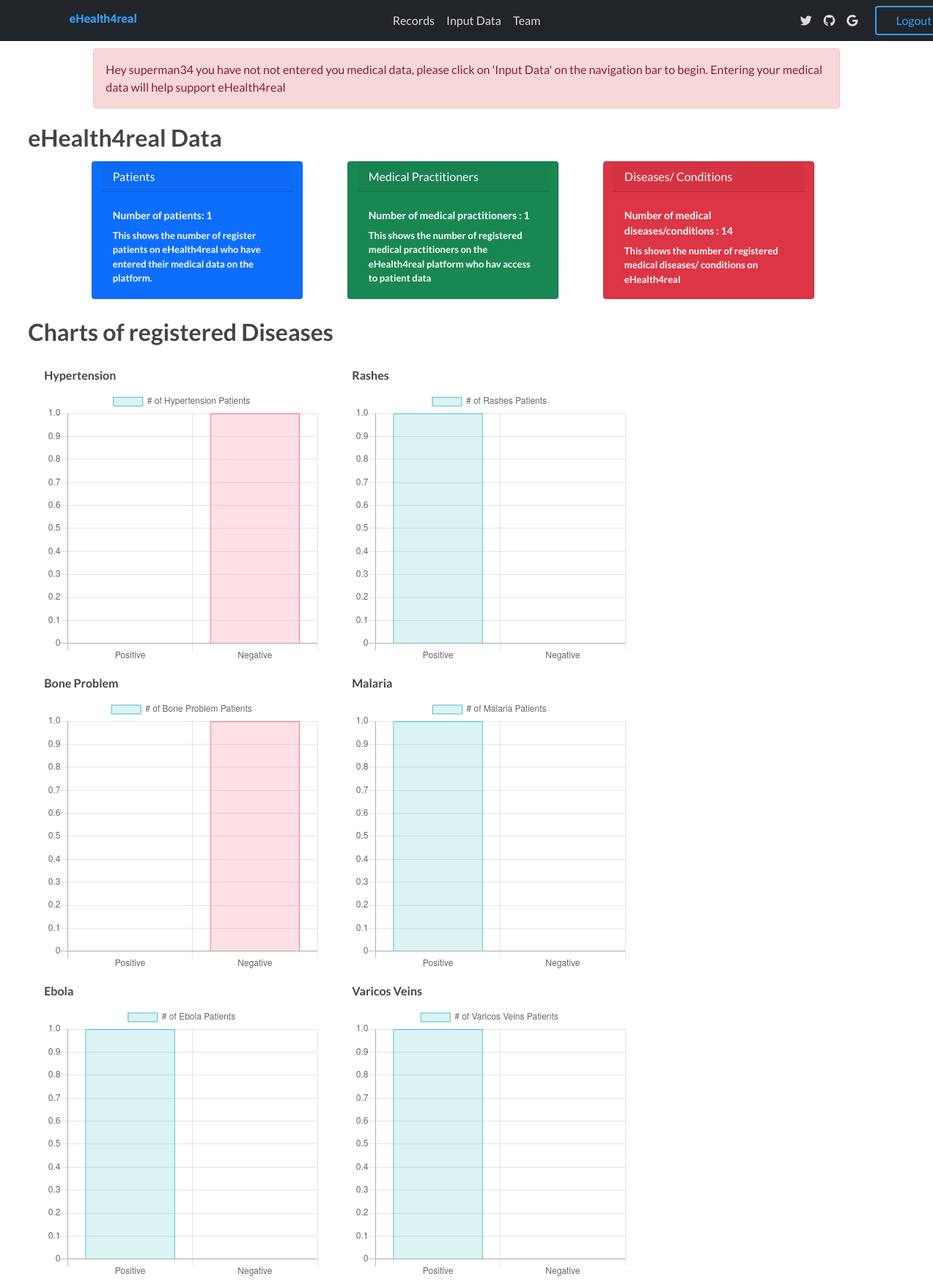
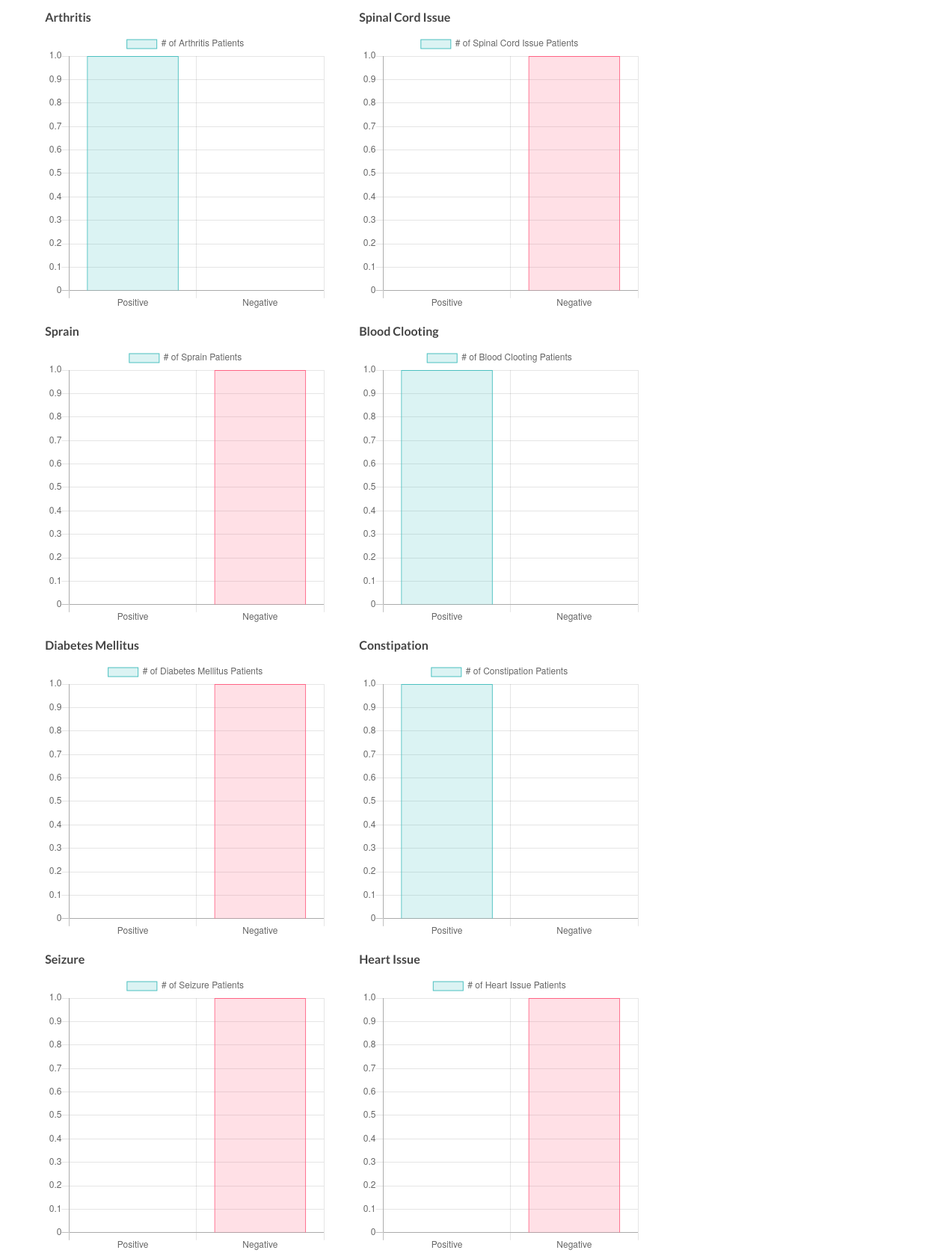
Page / (signed in, upper part) on the committed database (2 pictures, top to bottom).
### medical/models.py (models this page shows, shortened)
class Disease(models.Model):
    name = models.CharField(max_length=100)
    date = models.DateField(default=timezone.now())
    def num_patients(self):
        p = Patient.objects.filter(registered=True)
        pd = Patient.objects.filter(registered=True).filter(diseases=self)
        return [len(pd), len(p)-len(pd)]  # Returns number of positive and number of negative patients of that disease

### medical/views.py (the view)
# urls.py: 2. Add a URL to urlpatterns:  path('', views.home, name='home')
@login_required(login_url='/login')
def home(request):
    diseases = Disease.objects.all()
    p = Patient.objects.filter(registered=True)
    m = Medic.objects.all()
    d = Disease.objects.all()
    context = {
        "diseases": diseases,
        "no_patients":  len(p),
        "no_medics":  len(m),
        "no_diseases":  len(d),
    }
    user = request.user
    groups = user.groups.all()
    groups = [group.name for group in groups]
    if "Patient" in groups:
        p = Patient.objects.get(user=user)
        if not p.registered:
            messages.error(request, f"Hey {request.user} you have not not entered you medical data, please click on 'Input Data'"
                                    " on the navigation bar to begin. Entering your medical data will "
                                    "help support eHealth4real")
    return render(request, 'home.html', context)

### medical/templates/home.html
{% extends 'base.html' %}
{% block content %}
<div style="margin-left:10%; width:80%;">
    {% for message in messages%}
                {% if message.level == DEFAULT_MESSAGE_LEVELS.ERROR%}
                <div class="alert alert-danger login-error" role="alert">
                {{message}}
                </div>
                {% else %}
                <div class="alert alert-success" role="alert">
                {{message}}
                </div>
                {% endif %}
    {% endfor %}
</div>
  <h2 style="margin-left:3%;">
    eHealth4real Data
  </h2>
  <div class="row" style="margin-left: 5%; color: white;">
      <div class="card text-white bg-primary mb-3" style="max-width: 18rem; margin-left: 5%;">
      <div class="card-header">Patients</div>
      <div class="card-body">
      <h5 class="card-title">Number of patients: {{no_patients}}</h5>
      <h6 class="card-text">This shows the number of register patients on eHealth4real who have entered their medical data on the platform.</h6>
      </div>
      </div>
      <div class="card text-white bg-success mb-3" style="max-width: 18rem; margin-left: 5%;">
      <div class="card-header">Medical Practitioners</div>
      <div class="card-body">
      <h5 class="card-title">Number of medical practitioners : {{no_medics}}</h5>
      <h6 class="card-text">This shows the number of registered medical practitioners on the eHealth4real platform who hav access to patient data</h6>
      </div>
      </div>
      <div class="card text-white bg-danger mb-3" style="max-width: 18rem; margin-left: 5%;">
      <div class="card-header">Diseases/ Conditions</div>
      <div class="card-body">
      <h5 class="card-title">Number of medical diseases/conditions : {{no_diseases}}</h5>
      <h6 class="card-text">This shows the number of registered medical diseases/ conditions on eHealth4real</h6>
      </div>
      </div>
  </div>
  <h2 style="margin-left:3%;">
    Charts of registered Diseases
  </h2>
  <div class="row" style="margin-left: 3%">
     {% for disease in diseases %}
    {% include 'chart.html' with disease=disease %}
    {% endfor %}
  </div>
{% endblock content %}

### medical/templates/base.html (shortened to what this page needs)
<!DOCTYPE html>
<html>
  <head>
    <link rel="stylesheet" href="https://stackpath.bootstrapcdn.com/bootstrap/4.1.3/css/bootstrap.min.css">
    <link href="https://cdn.jsdelivr.net/npm/bootstrap@5.0.0-beta1/dist/css/bootstrap.min.css" rel="stylesheet">
    <link rel="stylesheet" href="https://use.fontawesome.com/releases/v5.3.1/css/all.css">
      {% load static %}
    <link type="text/css" rel="stylesheet" href="{% static 'css/froala_blocks.css' %}">
    <link type="text/css" rel="stylesheet" href="{% static 'css/custom.css' %}">
  </head>
  <body>
      <header class="bg-dark">
      <div class="container">
        <nav class="navbar navbar-expand-md no-gutters">
          <div class="col-2 text-left title-text">
            <a href="{% url 'Home'%}">
              <h4>eHealth4real</h4>
            </a>
          </div>
          <div class="collapse navbar-collapse justify-content-center col-md-8" id="navbarNav12">
            <ul class="navbar-nav justify-content-center">
              <li class="nav-item">
                <a class="nav-link" href="{% url 'Records'%}">Records</a>
              </li>
              <li class="nav-item">
                <a class="nav-link" href="{% url 'Add Patient Details' %}">Input Data</a>
              </li>
              <li class="nav-item">
                <a class="nav-link" href="https://www.linkedin.com/in/kosisochukwu-asuzu-793494190/">Team</a>
              </li>
            </ul>
          </div>
          <ul class="navbar-nav col-2 justify-content-end d-none d-md-flex">
            <li class="nav-item">
              <a class="nav-link" href="https://twitter.com/k_krazy69"><i class="fab fa-twitter"></i></a>
            </li>
            <li class="nav-item">
              <a class="nav-link" href="https://github.com/asuzukosi/eHealth4real"><i class="fab fa-github"></i></a>
            </li>
            <li class="nav-item">
              <a class="nav-link" href="https://www.google.com/search?sxsrf=ALeKk01-e2pSnZLm681XyXZcTJamDIOTlA%3A1611851817558&ei=KegSYM_RIf-j1fAPjai50AE&q=Asuzu+Kosi&oq=Asuzu+Kosi&gs_lcp=CgZwc3ktYWIQAzIECCMQJzIECCMQJzIECCMQJzoGCAAQBxAeOgIIADoCCC46BAgAEAo6BwgAEMkDEApQ1idYj11gxl9oAnAAeACAAYYEiAHFI5IBBzMtNS41LjGYAQCgAQGqAQdnd3Mtd2l6wAEB&sclient=psy-ab&ved=0ahUKEwiPipD4h7_uAhX_URUIHQ1UDhoQ4dUDCA0&uact=5"><i class="fab fa-google"></i></a>
            </li>
          </ul>
            {% if request.user.is_authenticated %}
            <a class="btn btn-outline-primary ml-md-3" href="{% url 'Logout' %}">Logout</a>
           {% endif %}
        </nav>
      </div>
    </header>
   {% block content %}
  {% endblock content %}
</body>
</html>

### medical/templates/chart.html (shortened to what this page needs)
  <div class="chart">
      <h4>{{disease.name}}</h4>
     <canvas id="{{disease.name}}" width="400" height="400"></canvas>
  </div>
<script>
var ctx = document.getElementById('{{disease.name}}').getContext('2d');
var myChart = new Chart(ctx, {
    type: 'bar',
    data: {
        labels: ['Positive','Negative'],
        datasets: [{
            label: '# of {{disease.name}} Patients',
            data: {{disease.num_patients}},
            backgroundColor: [
                'rgba(75, 192, 192, 0.2)',
                'rgba(255, 99, 132, 0.2)',
            ],
            borderColor: [
                'rgba(75, 192, 192, 1)',
                'rgba(255, 99, 132, 1)'
            ],
            borderWidth: 1
        }]
    },
    options: {
        scales: {
            yAxes: [{
                ticks: {
                    beginAtZero: true
                }
            }]
        }
    }
});
</script>

### medical/static/css/froala_blocks.css (style rules this page uses)
*, *::before, *::after { box-sizing: border-box; }
html { font-family: sans-serif; line-height: 1.15; -webkit-text-size-adjust: 100%; -ms-text-size-adjust: 100%; -ms-overflow-style: scrollbar; -webkit-tap-highlight-color: rgba(0, 0, 0, 0); }
article, aside, figcaption, figure, footer, header, hgroup, main, nav, section { display: block; }
body { margin: 0; font-family: Lato, Helvetica, Arial; font-size: 1em; font-weight: 400; line-height: 1.5; color: #444444; text-align: left; background-color: #fff; }
h1, h2, h3, h4, h5, h6 { margin-top: 0; margin-bottom: 0.5rem; }
ol, ul, dl { margin-top: 0; margin-bottom: 1rem; }
a { color: #329ef7; text-decoration: none; background-color: transparent; -webkit-text-decoration-skip: objects; }
h1, h2, h3, h4, h5, h6, .h1, .h2, .h3, .h4, .h5, .h6 { margin-bottom: 0.5rem; font-family: inherit; font-weight: 600; line-height: 1.5; color: inherit; }
h2, .h2 { font-size: 2rem; }
h4, .h4 { font-size: 1rem; }
h5, .h5 { font-size: 0.875rem; }
h6, .h6 { font-size: 0.813rem; }
.btn { display: inline-block; font-weight: 400; text-align: center; white-space: nowrap; vertical-align: middle; user-select: none; border: 0.125rem solid transparent; padding: 0.375rem 1.625rem; font-size: 1em; line-height: 1.5; border-radius: 0.25rem; transition: color 0.15s ease-in-out, background-color 0.15s ease-in-out, border-color 0.15s ease-in-out, box-shadow 0.15s ease-in-out; }
.btn:not(:disabled):not(.disabled) { cursor: pointer; }
.btn-outline-primary { color: #329ef7; background-color: transparent; background-image: none; border-color: #329ef7; }
h1, h2, h3, h4, h5, h6, .h1, .h2, .h3, .h4, .h5, .h6 { margin-top: 0.3rem; }
header { background-color: #FFFFFF; }
header .navbar-nav a.nav-link { color: #777; }
header.bg-dark .navbar-nav a.nav-link { color: #dcdcdc; }
.bg-dark { background-color: #2d313c; color: #f2f2f2; }

### medical/static/css/custom.css (style rules this page uses)
.login-error { margin-top: 10px; }
.chart { height: 400px; width: 400px; margin: 10px; }
.title-text { font-family: 'Fredoka One', cursive; }

### rows in the picture
Disease: name "Hypertension"
Disease: name "Rashes"
Disease: name "Bone Problem"
Disease: name "Malaria"
Disease: name "Ebola"
Disease: name "Varicos Veins"
Disease: name "Arthritis"
Disease: name "Spinal Cord Issue"
Disease: name "Sprain"
Disease: name "Blood Clooting"
Disease: name "Diabetes Mellitus"
Disease: name "Constipation"
Disease: name "Seizure"
Disease: name "Heart Issue"

### other values in the picture
{{ message }} "Hey superman34 you have not not entered you medical data, please click on 'Input Data' on the navigation bar to begin. Entering your medical data will help support eHealth4real"
{{ no_patients }} "1"
{{ no_medics }} "1"
{{ no_diseases }} "14"
chart data {{ disease.name }} Hypertension, Rashes, Bone Problem, Malaria, Ebola, Varicos Veins, Arthritis, Spinal Cord Issue, Sprain, Blood Clooting, Diabetes Mellitus, Constipation, Seizure, Heart Issue
chart data {{ disease.num_patients }} [0, 1], [1, 0], [0, 1], [1, 0], [1, 0], [1, 0], [1, 0], [0, 1], [0, 1], [1, 0], [0, 1], [1, 0], [0, 1], [0, 1]
